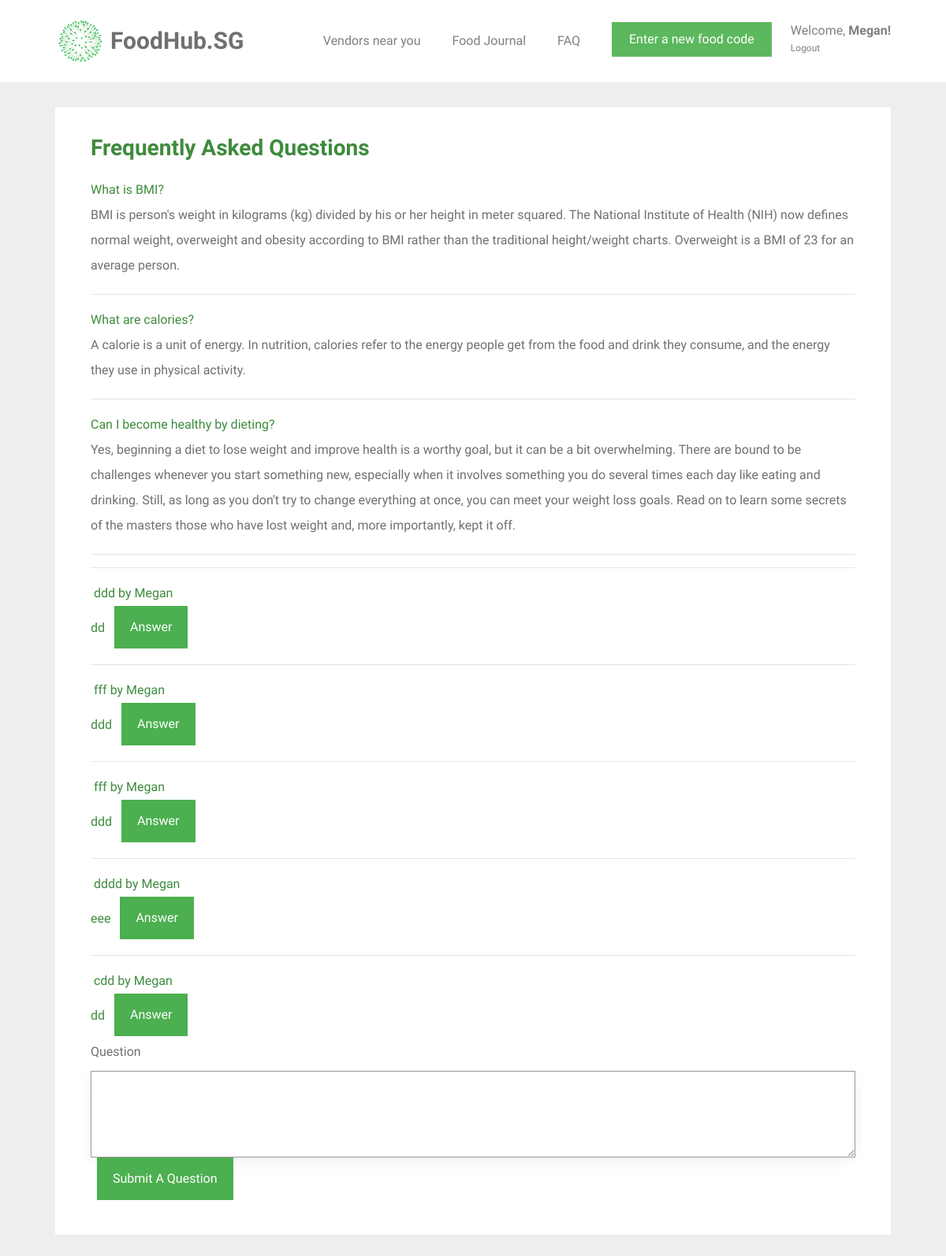
/faq (signed in), run on an earlier commit of the app's database.
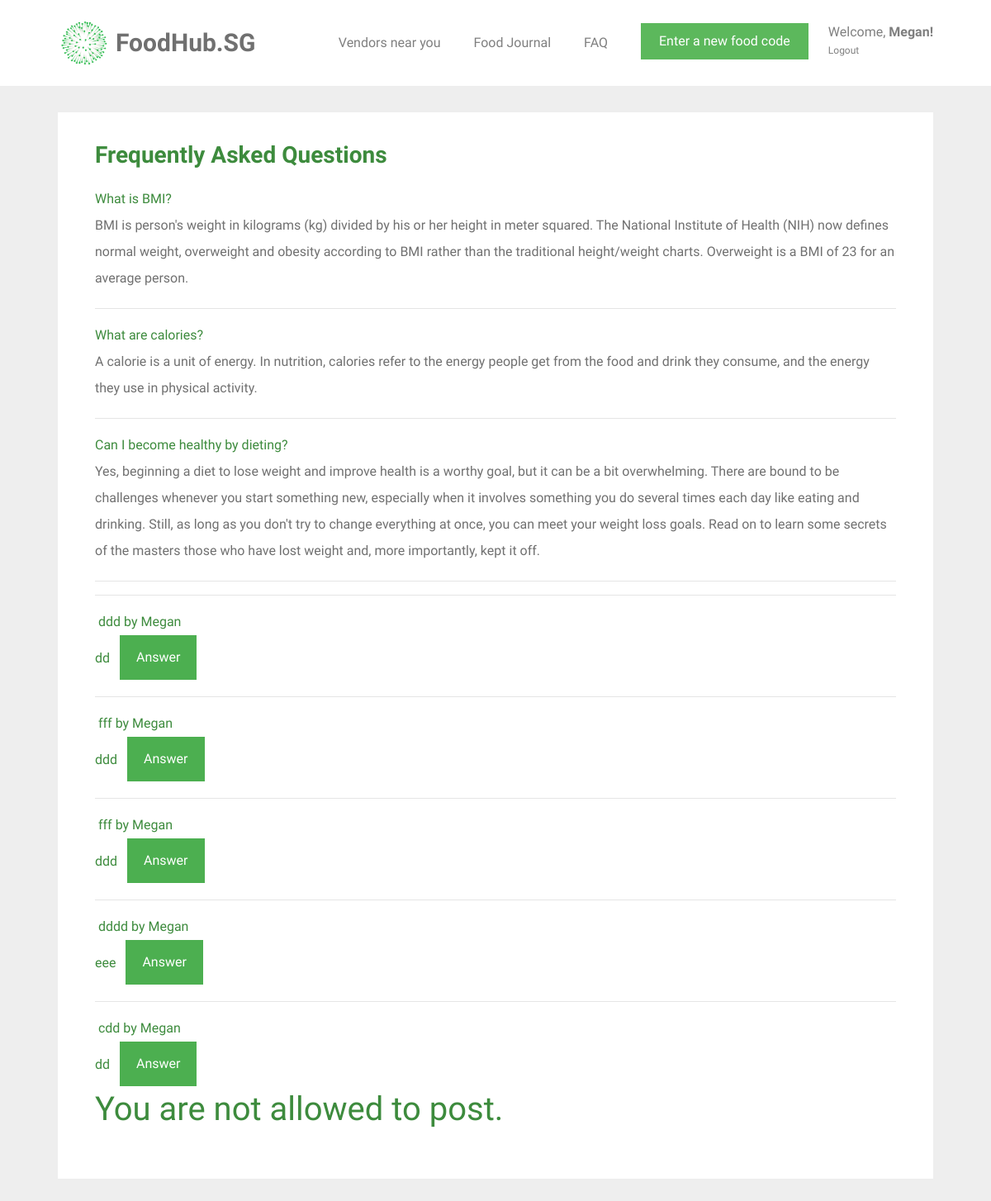
And on a later commit of the database.
### tables this page shows
CREATE TABLE user (
  id INTEGER PRIMARY KEY AUTOINCREMENT,
  name TEXT NOT NULL,
  email VARCHAR(512) UNIQUE NOT NULL,
  password TEXT NOT NULL,
  height INTEGER NOT NULL,
  weight INTEGER NOT NULL,
  location TEXT NOT NULL,
  status BOOL NOT NULL
);

CREATE TABLE question_and_answer (
  id INTEGER PRIMARY KEY AUTOINCREMENT,
  question TEXT,
  answer TEXT,
  user TEXT
);

### foodhubsg/user.py (the view, shortened to what this page needs)
@bp.route('/faq', methods=('GET', 'POST'))
@login_required
def faq():
    db = get_db()
    queries = db.execute('SELECT id, question, answer, user FROM question_and_answer').fetchall()
    user_status = db.execute('SELECT status FROM user WHERE Name = ?', [g.user['name']]).fetchone()
    queries = db.execute('SELECT id, question, answer,user FROM question_and_answer').fetchall()
    return render_template('user/faq.html', queries=queries, status=user_status)

### foodhubsg/auth.py (called while the page is built)
def login_required(view):
    @functools.wraps(view)
    def wrapped_view(**kwargs):
        if g.user is None:
            return redirect(url_for('auth.login'))
        if g.user["id"] == 0:
            return redirect(url_for('support.support'))
        return view(**kwargs)
    return wrapped_view

@bp.before_app_request
def load_logged_in_user():
    user_id = session.get('user_id')
    if user_id is None:
        g.user = None
    else:
        g.user = get_db().execute(
            'SELECT * FROM user WHERE id = ?', (user_id,)
        ).fetchone()

### foodhubsg/db.py (called while the page is built)
def get_db():
    if 'db' not in g:
        g.db = sqlite3.connect(
            current_app.config['DATABASE'],
            detect_types=sqlite3.PARSE_DECLTYPES
        )
        g.db.row_factory = sqlite3.Row
    return g.db

### foodhubsg/templates/user/faq.html (shortened to what this page needs)
{% extends 'base.html' %}
{% block content %}
<div id="colorlib-container">
    <div class="container">
        <div class="box1">
        <div class="row row-pb-md">
            <div class="col-md-12">
                    <h3 class="font_color"><b>Frequently Asked Questions</b></h3>
                    <b class="font_color">What is BMI?</b>
                    <p>BMI is person's weight in kilograms (kg) divided by his or her height in meter squared. The National Institute of Health (NIH) now defines normal weight, overweight and obesity according to BMI rather than the traditional height/weight charts. Overweight is a BMI of 23 for an average person.</p>
                <hr>
                    <b class="font_color">What are calories?</b>
                    <p>A calorie is a unit of energy. In nutrition, calories refer to the energy people get from the food and drink they consume, and the energy they use in physical activity.</p>
                <hr>
                    <b class="font_color">Can I become healthy by dieting?</b>
                    <p>Yes, beginning a diet to lose weight and improve health is  a worthy goal, but it can be a bit overwhelming. There are bound to be challenges whenever you start something new, especially when it involves something you do several times each day like eating and drinking. Still, as long as you don't try to change everything at once, you can meet your weight loss goals. Read on to learn some secrets of the masters those who have lost weight and, more importantly, kept it off.</p>
                <hr>
                    {% for query in queries %}
                        <form method="get" id="answer-link" action="{{ url_for('user.answer', id=query[0]) }}">
                        <hr>
                            <b class="font_color"> {{ query[1] }}</b>
                            <b class="font_color"> by {{ query[3] }}</b> <div></div>
                            <b class="font_color"> {{ query[2] }}</b>
                        <input type="submit" value="Answer" name="answer" class="btn btn-primary" style="background-color: #4CAF50; height: 54px; margin-left: 0.5em;">
                        </form>
                    {% endfor %}
            {% if status[0] == 1 %}
            <h1 class="font_color"> You are not allowed to post. </h1>
            {% else %}
                <form method="post" action="" id="query-form">
                    <label for="query">Question</label>
                    <textarea id="query" name="query" form="query-form" class="form-control" rows="4" cols="50"></textarea>
                    <input type="submit" id="submit-query" value="Submit A Question" onclick="enable()" name="action" class="btn btn-primary" style="background-color: #4CAF50; height: 54px; margin-left: 0.5em;">
                </form>
            {% endif %}
        </div>
        </div>
    </div>
</div>
</div>
{% endblock %}

### foodhubsg/templates/base.html (shortened to what this page needs)
<!doctype html>
<link rel="stylesheet" href="https://cdnjs.cloudflare.com/ajax/libs/font-awesome/4.7.0/css/font-awesome.min.css">
<link rel="stylesheet" href="https://stackpath.bootstrapcdn.com/bootstrap/4.1.3/css/bootstrap.min.css">
<link rel="stylesheet" href="../static/css/animate.css">
<link rel="stylesheet" href="../static/css/icomoon.css">
<link rel="stylesheet" href="../static/css/magnific-popup.css">
<link rel="stylesheet" href="../static/css/owl.carousel.min.css">
<link rel="stylesheet" href="../static/css/style.css">
    {% block navbar %}
        <nav class="navbar navbar-light bg-white">
            <div class="container">
                <a class="navbar-brand" href="{{ url_for('index') }}">
                    <img src="../static/images/healthhub-logo.png" width="65px" height="60px" class="d-inline-block align-top" alt="FoodHub.SG Logo">
                    <span id="webname">FoodHub.SG</span>
                </a>
                {% if g.user %}
                    {% if g.user["id"] == 0 %}
                        <ul class="navbar-nav ml-auto">
                            <li class="nav-item">
                                <a class="nav-link" href="{{ url_for('support.ban_user') }}">Ban Users</a>
                            </li>
                            <li class="nav-item">
                                <a class="nav-link" href="{{ url_for('food.food_journal') }}">Food Journal</a>
                            </li>
                            <li class="nav-item settings nav-link">
                                <a class="nav-link" id="settings-link">
                                    Welcome, <span id="nav-name">{{ g.user['name'] }}!</span>
                                </a>
                                <a class="nav-link" id="logout-link" href="{{ url_for('auth.logout') }}">
                                    Logout
                                </a>
                            </li>
                        </ul>
                    {% else %}
                        <ul class="navbar-nav ml-auto">
                            <li class="nav-item">
                                <a class="nav-link" href="{{ url_for('vendors.vendors') }}">Vendors near you</a>
                            </li>
                            <li class="nav-item">
                                <a class="nav-link" href="{{ url_for('food.food_journal') }}">Food Journal</a>
                            </li>
                            <li class="nav-item">
                                <a class="nav-link" href="{{ url_for('user.faq') }}">FAQ</a>
                            </li>
                            <li class="nav-item">
                                <a href="{{ url_for('food.food_journal') }}"><button type="button" class="btn btn-success">Enter a new food code</button></a>
                            </li>
                            <li class="nav-item settings nav-link">
                                <a class="nav-link" id="settings-link" href="{{ url_for('user.user_settings')}}">
                                    Welcome, <span id="nav-name">{{ g.user['name'] }}!</span>
                                </a>
                                <a class="nav-link" id="logout-link" href="{{ url_for('auth.logout') }}">
                                    Logout
                                </a>
                            </li>
                        </ul>
                    {% endif %}
                {% endif %}
                {% endblock %}
            </div>
        </nav>
<section class="content">
    {% block content %}{% endblock %}
</section>

### foodhubsg/static/css/style.css (style rules this page uses)
.font_color { color: #3d8b3d; }
a { color: #F6490D; -webkit-transition: 0.5s; -o-transition: 0.5s; transition: 0.5s; }
p { margin-bottom: 20px; }
h1, h2, h3, h4, h5, h6, figure { color: #707070; font-weight: 400; margin: 0 0 20px 0; }
#colorlib-container, #colorlib-instagram, #colorlib-about, #colorlib-contact, #colorlib-footer { padding: 2em 0; clear: both; }
.content { display: block; }
.btn { margin-right: 4px; margin-bottom: 4px; font-size: 16px; font-weight: 400; -webkit-border-radius: 30px; -moz-border-radius: 30px; -ms-border-radius: 30px; border-radius: 30px; -webkit-transition: 0.5s; -o-transition: 0.5s; transition: 0.5s; padding: 8px 20px; }
.btn-primary { background: #F6490D; color: #fff; }
.btn-success { background: #5cb85c; color: #fff; border: 2px solid #5cb85c; }
.row-pb-md { padding: 2em !important; }
.btn-primary { border-radius: 0; border-width: 0; }
.btn { border-radius: 0; }
.box1 { background: #ffffff; padding: 0.5em; margin-bottom: 3em; transition: box-shadow 0.5s; }
.row.row-pb-md { margin: -5px -10px 0 -10px; }
.container { padding-right: 2.5em; padding-left: 2.5em; }
#nav-name { font-weight: bold; }
.navbar-nav { flex-direction: row; }
.nav-item { padding: 10px 10px 10px 10px; margin: 10px; }
.navbar-nav > .settings { position: relative; display: block; margin-right: 0; padding-right: 0; margin-left: 0; padding-left: 0; color: #4CAF50; }
.settings > .nav-link { line-height: 22px; padding: 0; }
#logout-link { font-size: 12px; }
#webname { color: #707070; font-weight: bold; font-size: 30px; }
.bg-white { background-color: white; }

What changed in the data, as far as the page shows it:
changed user "Megan": status False → True (drawn)
Also different on the page:
form field action: "Submit A Question" → (not shown)
text no longer shown: "Question"
text now shown: "You are not allowed to post."
